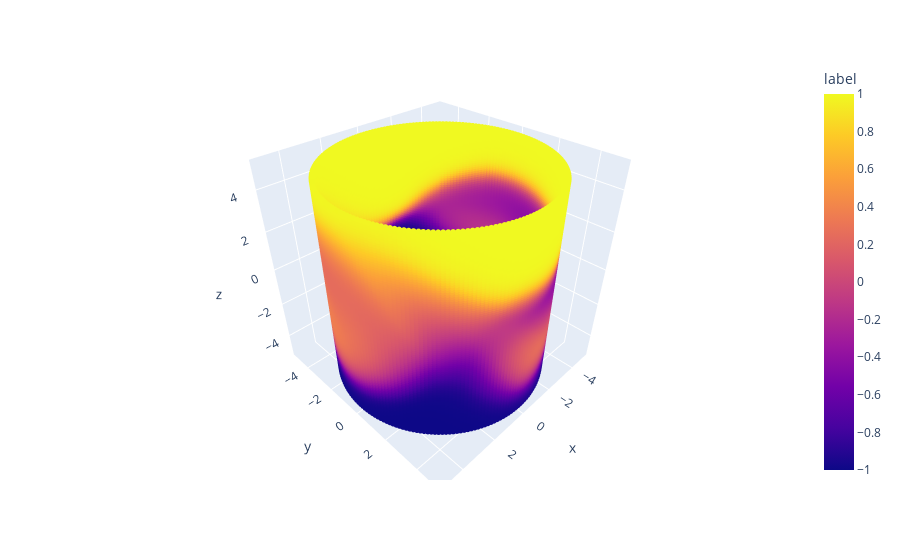

Notebook cell for this chart:
### Code cell
model.show_3d(prediction_list=prediction_list, map_number=0)

### Figure 1 — Plotly figure (JSON) as saved in the notebook; plotly's stock layout.template omitted (floating-point values rounded to 4 significant figures; data arrays with more than 128 entries replaced by an {"elided": "..."} marker saying what was removed)
{"data": [{"hovertemplate": "x=%{x}<br>y=%{y}<br>z=%{z}<br>label=%{marker.color}<extra></extra>", "legendgroup": "", "marker": {"color": {"elided": "20000 float values"}, "coloraxis": "coloraxis", "size": 2, "symbol": "circle"}, "mode": "markers", "name": "", "scene": "scene", "showlegend": false, "type": "scatter3d", "x": {"elided": "20000 float values"}, "y": {"elided": "20000 float values"}, "z": {"elided": "20000 float values"}}], "layout": {"coloraxis": {"colorbar": {"title": {"text": "label"}}, "colorscale": [[0, "#0d0887"], [0.1111, "#46039f"], [0.2222, "#7201a8"], [0.3333, "#9c179e"], [0.4444, "#bd3786"], [0.5556, "#d8576b"], [0.6667, "#ed7953"], [0.7778, "#fb9f3a"], [0.8889, "#fdca26"], [1, "#f0f921"]]}, "legend": {"tracegroupgap": 0}, "margin": {"t": 60}, "scene": {"domain": {"x": [0, 1], "y": [0, 1]}, "xaxis": {"title": {"text": "x"}}, "yaxis": {"title": {"text": "y"}}, "zaxis": {"title": {"text": "z"}}}}}
